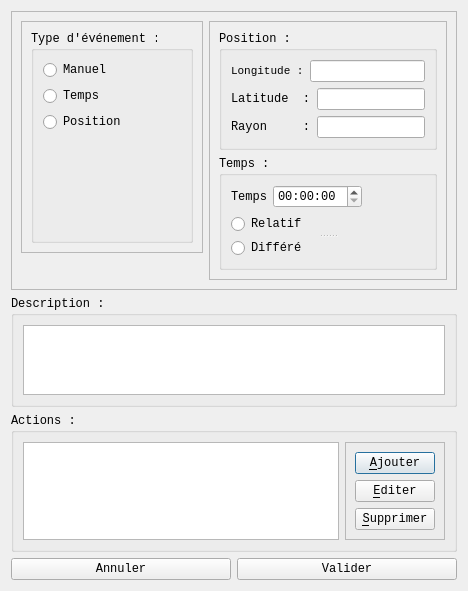
<?xml version="1.0" encoding="UTF-8"?>
<ui version="4.0">
 <class>eventEdit</class>
 <widget class="QDialog" name="eventEdit">
  <property name="geometry">
   <rect>
    <x>0</x>
    <y>0</y>
    <width>468</width>
    <height>550</height>
   </rect>
  </property>
  <property name="font">
   <font>
    <family>Liberation Mono</family>
   </font>
  </property>
  <property name="windowTitle">
   <string>édition d'événement</string>
  </property>
  <layout class="QGridLayout" name="gridLayout">
   <item row="0" column="0">
    <widget class="QFrame" name="frm_EventInfo">
     <property name="frameShape">
      <enum>QFrame::StyledPanel</enum>
     </property>
     <property name="frameShadow">
      <enum>QFrame::Raised</enum>
     </property>
     <layout class="QFormLayout" name="formLayout">
      <item row="0" column="0">
       <widget class="QFrame" name="frame_2">
        <property name="frameShape">
         <enum>QFrame::StyledPanel</enum>
        </property>
        <property name="frameShadow">
         <enum>QFrame::Raised</enum>
        </property>
        <layout class="QGridLayout" name="gridLayout_8">
         <item row="0" column="0">
          <widget class="QGroupBox" name="grpType">
           <property name="title">
            <string>Type d'événement :</string>
           </property>
           <layout class="QFormLayout" name="formLayout_2">
            <item row="0" column="0">
             <widget class="QRadioButton" name="rdbManuel">
              <property name="text">
               <string>Manuel</string>
              </property>
             </widget>
            </item>
            <item row="1" column="0">
             <widget class="QRadioButton" name="rdbTime">
              <property name="text">
               <string>Temps</string>
              </property>
             </widget>
            </item>
            <item row="2" column="0">
             <widget class="QRadioButton" name="rdbPos">
              <property name="text">
               <string>Position</string>
              </property>
             </widget>
            </item>
           </layout>
          </widget>
         </item>
        </layout>
       </widget>
      </item>
      <item row="0" column="1">
       <widget class="QFrame" name="frame_3">
        <property name="frameShape">
         <enum>QFrame::StyledPanel</enum>
        </property>
        <property name="frameShadow">
         <enum>QFrame::Raised</enum>
        </property>
        <layout class="QGridLayout" name="gridLayout_3">
         <item row="2" column="1">
          <widget class="QGroupBox" name="grb_Time">
           <property name="enabled">
            <bool>true</bool>
           </property>
           <property name="sizePolicy">
            <sizepolicy hsizetype="Preferred" vsizetype="Expanding">
             <horstretch>0</horstretch>
             <verstretch>0</verstretch>
            </sizepolicy>
           </property>
           <property name="title">
            <string>Temps :</string>
           </property>
           <layout class="QGridLayout" name="gridLayout_7">
            <item row="0" column="0">
             <layout class="QHBoxLayout" name="horizontalLayout_4">
              <item>
               <widget class="QLabel" name="label">
                <property name="text">
                 <string>Temps</string>
                </property>
               </widget>
              </item>
              <item>
               <widget class="QTimeEdit" name="qte_Temps"/>
              </item>
              <item>
               <spacer name="horizontalSpacer">
                <property name="orientation">
                 <enum>Qt::Horizontal</enum>
                </property>
                <property name="sizeHint" stdset="0">
                 <size>
                  <width>27</width>
                  <height>17</height>
                 </size>
                </property>
               </spacer>
              </item>
             </layout>
            </item>
            <item row="1" column="0">
             <widget class="QSplitter" name="splitter_3">
              <property name="orientation">
               <enum>Qt::Vertical</enum>
              </property>
              <widget class="QRadioButton" name="rdb_Relatif">
               <property name="text">
                <string>Relatif</string>
               </property>
              </widget>
              <widget class="QRadioButton" name="rdb_Differe">
               <property name="text">
                <string>Différé</string>
               </property>
              </widget>
             </widget>
            </item>
           </layout>
          </widget>
         </item>
         <item row="1" column="1">
          <widget class="QGroupBox" name="grb_Pos">
           <property name="title">
            <string>Position :</string>
           </property>
           <property name="checkable">
            <bool>false</bool>
           </property>
           <layout class="QGridLayout" name="gridLayout_4">
            <item row="0" column="0">
             <layout class="QHBoxLayout" name="horizontalLayout">
              <item>
               <widget class="QLabel" name="label_2">
                <property name="sizePolicy">
                 <sizepolicy hsizetype="Preferred" vsizetype="Preferred">
                  <horstretch>0</horstretch>
                  <verstretch>0</verstretch>
                 </sizepolicy>
                </property>
                <property name="font">
                 <font>
                  <family>Liberation Mono</family>
                  <pointsize>8</pointsize>
                 </font>
                </property>
                <property name="text">
                 <string>Longitude :</string>
                </property>
               </widget>
              </item>
              <item>
               <widget class="QLineEdit" name="qle_Longitude">
                <property name="enabled">
                 <bool>true</bool>
                </property>
                <property name="sizePolicy">
                 <sizepolicy hsizetype="Preferred" vsizetype="Fixed">
                  <horstretch>0</horstretch>
                  <verstretch>0</verstretch>
                 </sizepolicy>
                </property>
               </widget>
              </item>
             </layout>
            </item>
            <item row="1" column="0">
             <layout class="QHBoxLayout" name="horizontalLayout_2">
              <item>
               <widget class="QLabel" name="label_3">
                <property name="sizePolicy">
                 <sizepolicy hsizetype="Preferred" vsizetype="Preferred">
                  <horstretch>0</horstretch>
                  <verstretch>0</verstretch>
                 </sizepolicy>
                </property>
                <property name="font">
                 <font>
                  <family>Liberation Mono</family>
                 </font>
                </property>
                <property name="text">
                 <string>Latitude  :</string>
                </property>
               </widget>
              </item>
              <item>
               <widget class="QLineEdit" name="qle_Latitude">
                <property name="sizePolicy">
                 <sizepolicy hsizetype="Preferred" vsizetype="Fixed">
                  <horstretch>0</horstretch>
                  <verstretch>0</verstretch>
                 </sizepolicy>
                </property>
               </widget>
              </item>
             </layout>
            </item>
            <item row="2" column="0">
             <layout class="QHBoxLayout" name="horizontalLayout_3">
              <item>
               <widget class="QLabel" name="label_4">
                <property name="sizePolicy">
                 <sizepolicy hsizetype="Preferred" vsizetype="Preferred">
                  <horstretch>0</horstretch>
                  <verstretch>0</verstretch>
                 </sizepolicy>
                </property>
                <property name="text">
                 <string>Rayon     :</string>
                </property>
               </widget>
              </item>
              <item>
               <widget class="QLineEdit" name="qle_Rayon">
                <property name="sizePolicy">
                 <sizepolicy hsizetype="Preferred" vsizetype="Fixed">
                  <horstretch>0</horstretch>
                  <verstretch>0</verstretch>
                 </sizepolicy>
                </property>
               </widget>
              </item>
             </layout>
            </item>
           </layout>
          </widget>
         </item>
        </layout>
       </widget>
      </item>
     </layout>
    </widget>
   </item>
   <item row="1" column="0">
    <widget class="QGroupBox" name="groupBox_2">
     <property name="title">
      <string>Description :</string>
     </property>
     <layout class="QGridLayout" name="gridLayout_5">
      <item row="0" column="0">
       <widget class="QPlainTextEdit" name="pte_Description"/>
      </item>
     </layout>
    </widget>
   </item>
   <item row="2" column="0">
    <widget class="QGroupBox" name="groupBox">
     <property name="title">
      <string>Actions :</string>
     </property>
     <layout class="QGridLayout" name="gridLayout_6">
      <item row="0" column="0">
       <widget class="QListWidget" name="qlw_Actions"/>
      </item>
      <item row="0" column="1">
       <widget class="QFrame" name="frame">
        <property name="sizePolicy">
         <sizepolicy hsizetype="Fixed" vsizetype="Preferred">
          <horstretch>0</horstretch>
          <verstretch>0</verstretch>
         </sizepolicy>
        </property>
        <property name="frameShape">
         <enum>QFrame::StyledPanel</enum>
        </property>
        <property name="frameShadow">
         <enum>QFrame::Raised</enum>
        </property>
        <layout class="QGridLayout" name="gridLayout_2">
         <item row="0" column="0">
          <widget class="QPushButton" name="pbuAddAction">
           <property name="text">
            <string>&amp;Ajouter</string>
           </property>
          </widget>
         </item>
         <item row="1" column="0">
          <widget class="QPushButton" name="pbuEditAction">
           <property name="text">
            <string>&amp;Editer</string>
           </property>
          </widget>
         </item>
         <item row="2" column="0">
          <widget class="QPushButton" name="pbuDeleteAction">
           <property name="text">
            <string>&amp;Supprimer</string>
           </property>
          </widget>
         </item>
        </layout>
       </widget>
      </item>
     </layout>
    </widget>
   </item>
   <item row="3" column="0">
    <layout class="QHBoxLayout" name="horizontalLayout_5">
     <item>
      <widget class="QPushButton" name="pbuAnnuler">
       <property name="text">
        <string>Annuler</string>
       </property>
      </widget>
     </item>
     <item>
      <widget class="QPushButton" name="pbuValider">
       <property name="text">
        <string>Valider</string>
       </property>
      </widget>
     </item>
    </layout>
   </item>
  </layout>
 </widget>
 <resources/>
 <connections>
  <connection>
   <sender>rdbTime</sender>
   <signal>toggled(bool)</signal>
   <receiver>grb_Time</receiver>
   <slot>setVisible(bool)</slot>
   <hints>
    <hint type="sourcelabel">
     <x>80</x>
     <y>80</y>
    </hint>
    <hint type="destinationlabel">
     <x>435</x>
     <y>231</y>
    </hint>
   </hints>
  </connection>
  <connection>
   <sender>rdbPos</sender>
   <signal>toggled(bool)</signal>
   <receiver>grb_Pos</receiver>
   <slot>setVisible(bool)</slot>
   <hints>
    <hint type="sourcelabel">
     <x>55</x>
     <y>103</y>
    </hint>
    <hint type="destinationlabel">
     <x>322</x>
     <y>105</y>
    </hint>
   </hints>
  </connection>
  <connection>
   <sender>pbuAnnuler</sender>
   <signal>clicked()</signal>
   <receiver>eventEdit</receiver>
   <slot>reject()</slot>
   <hints>
    <hint type="sourcelabel">
     <x>10</x>
     <y>517</y>
    </hint>
    <hint type="destinationlabel">
     <x>336</x>
     <y>511</y>
    </hint>
   </hints>
  </connection>
  <connection>
   <sender>qlw_Actions</sender>
   <signal>doubleClicked(QModelIndex)</signal>
   <receiver>eventEdit</receiver>
   <slot>on_pbuEditAction_clicked()</slot>
   <hints>
    <hint type="sourcelabel">
     <x>117</x>
     <y>439</y>
    </hint>
    <hint type="destinationlabel">
     <x>7</x>
     <y>451</y>
    </hint>
   </hints>
  </connection>
 </connections>
 <slots>
  <slot>on_pbuEditAction_clicked()</slot>
 </slots>
</ui>
